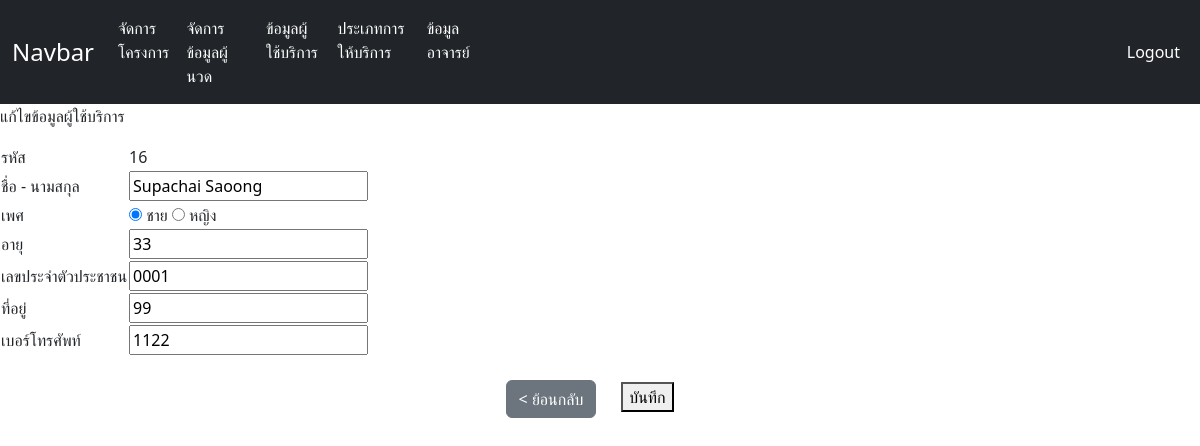
Screenshot of /editCus.php?cus_id=16 (signed in) with the database file from the repository.
### tables this page shows
CREATE TABLE `customer` (
  `cus_id` int(10) NOT NULL,
  `IDcardnumber` varchar(13) NOT NULL,
  `name` varchar(50) NOT NULL,
  `address` varchar(300) NOT NULL,
  `tel` varchar(10) NOT NULL,
  `age` tinyint(2) NOT NULL,
  `gender` tinyint(1) NOT NULL,
  `u_name` varchar(15) NOT NULL
);

### editCus.php (the view, shortened to what this page needs)
<?php
if (isset($_SESSION["valid_uname"]) && isset($_SESSION["valid_upass"]) && isset($_SESSION["valid_utype"])) {
    include 'module/connect.php';
$cus_id = $_GET['cus_id'];
$sql = "SELECT * FROM customer WHERE cus_id = $cus_id";
$result = mysqli_query($conn, $sql)
    or die("Error in query: $sql " . mysqli_error($conn));
$rs = mysqli_fetch_array($result);
?>
<!DOCTYPE html>
<html lang="en">
<head>
</head>
<body>
    <?php
    include 'component/admin_nav.php';
    ?>
    <p>แก้ไขข้อมูลผู้ใช้บริการ</p>
    <main>
        <form action="module/editcus.php" method="post">
            <table>
                <tr>
                    <td>รหัส</td>
                    <td><?php echo "$rs[cus_id]"; ?> <input type="hidden" name="cus_id" value="<?php echo $rs['cus_id']; ?>"></td>
                </tr>
                <tr>
                    <td>ชื่อ - นามสกุล</td>
                    <td><input type="text" name="name" value="<?php echo "$rs[name]"; ?>"></td>
                </tr>
                <tr>
                    <td>เพศ</td>
                    <td><input type="radio" id="male" name="gender" value="0" <?php echo ($rs['gender'] == '0') ? 'checked' : '' ?>>
                        <label for="male">ชาย</label>
                        <input type="radio" id="female" name="gender" value="1" <?php echo ($rs['gender'] == '1') ? 'checked' : '' ?>>
                        <label for="female">หญิง</label>
                    </td>
                </tr>
                <tr>
                    <td>อายุ</td>
                    <td><input type="text" name="age" value="<?php echo "$rs[age]"; ?>"></td>
                </tr>
                <tr>
                    <td>เลขประจำตัวประชาชน</td>
                    <td><input type="text" name="IDcardnumber" value="<?php echo "$rs[IDcardnumber]"; ?>"></td>
                </tr>
                <tr>
                    <td>ที่อยู่</td>
                    <td><input type="text" name="address" value="<?php echo "$rs[address]"; ?>"></td>
                </tr>
                <tr>
                    <td>เบอร์โทรศัพท์</td>
                    <td><input type="text" name="tel" value="<?php echo "$rs[tel]"; ?>"></td>
                </tr>
            </table>
            <br>
            <div align="center">
            <a href="javascript:history.back()" class="btn btn-secondary">< ย้อนกลับ</a> &nbsp;&nbsp;&nbsp;&nbsp;
                <button>บันทึก</button> &nbsp;&nbsp;&nbsp;&nbsp;
            </div>
        </form>
    </main>
</body>
</html>
<?php
} else {
    echo "<script> alert('Please Login'); window.location='frm_login.php';</script>";
    exit();
}
?>

### rows the page displays
customer: cus_id "16", name "Supachai Saoong", gender "☑ ชาย", gender "☐ หญิง", age "33", IDcardnumber "0001", address "99", tel "1122"
